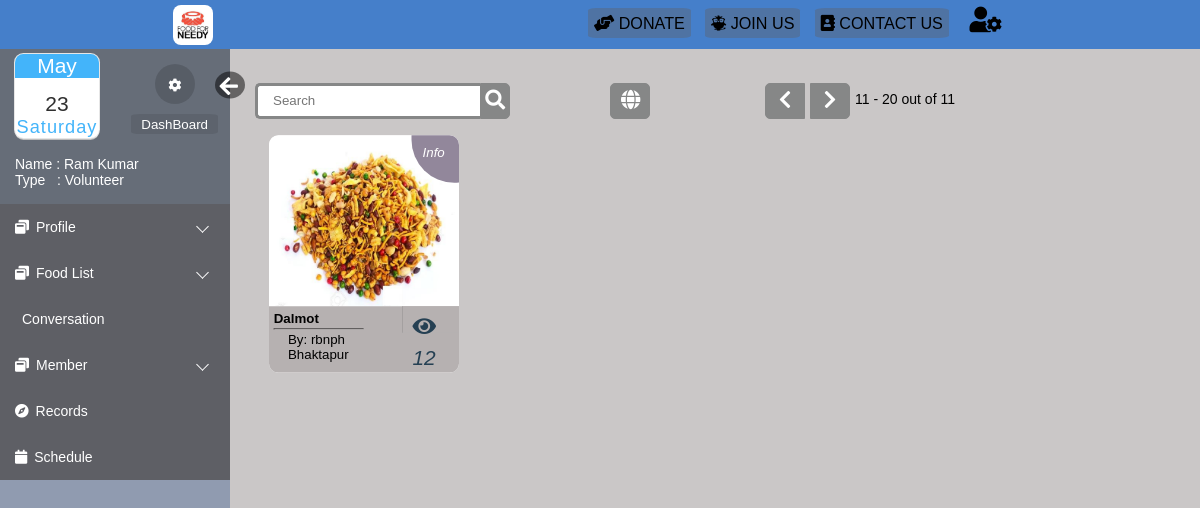
Before: /html/index.php?pos=10 (signed in) with the older database file.
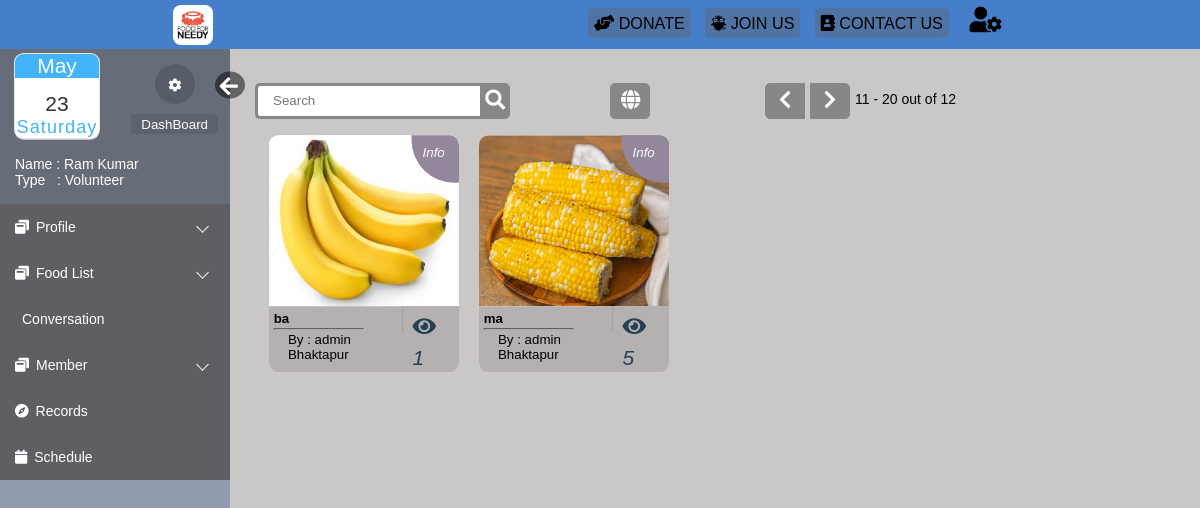
After: the same page with the newer database file.
### tables this page shows
CREATE TABLE `food` (
  `food_id` int(10) UNSIGNED NOT NULL,
  `updated_by` int(6) NOT NULL,
  `pic` varchar(255) DEFAULT NULL,
  `name` varchar(20) NOT NULL,
  `location` varchar(30) DEFAULT NULL,
  `created_at` timestamp NOT NULL DEFAULT current_timestamp(),
  `updated_at` datetime DEFAULT NULL ON UPDATE current_timestamp(),
  `verified` tinyint(1) NOT NULL DEFAULT 1,
  `verifiedby_id` int(6) NOT NULL DEFAULT 0 COMMENT 'Verified By',
  `remark` varchar(50) DEFAULT NULL,
  `status` tinyint(4) DEFAULT 1,
  `quantity` varchar(10) DEFAULT NULL,
  `ExpDate` timestamp NULL DEFAULT NULL,
  `Description` varchar(50) NOT NULL,
  `type` varchar(30) NOT NULL,
  `served` int(5) DEFAULT NULL
);

CREATE TABLE `register` (
  `reg_id` int(10) UNSIGNED NOT NULL,
  `username` varchar(20) NOT NULL,
  `pic` varchar(255) DEFAULT NULL,
  `user_type` varchar(20) DEFAULT NULL,
  `firstname` varchar(20) NOT NULL,
  `lastname` varchar(20) NOT NULL,
  `email` varchar(40) DEFAULT NULL,
  `location` varchar(30) DEFAULT NULL,
  `contact` text DEFAULT NULL COMMENT 'Contact No',
  `dob` date DEFAULT NULL,
  `created_at` timestamp NOT NULL DEFAULT current_timestamp(),
  `updated_at` datetime DEFAULT NULL ON UPDATE current_timestamp(),
  `password` varchar(40) NOT NULL,
  `secret_key` varchar(6) DEFAULT NULL,
  `verified` tinyint(1) NOT NULL DEFAULT 0,
  `verifiedby_id` int(6) NOT NULL DEFAULT 0 COMMENT 'Verified By',
  `remark` varchar(50) DEFAULT NULL,
  `status` tinyint(4) DEFAULT 1,
  `code` varchar(10) DEFAULT NULL
);

### html/index.php (the view, shortened to what this page needs)
<?php
$admin = false;
$search=1;
$searchEmail=1;
$pos=@$_GET['pos'];
?>
<!DOCTYPE html>
<html lang="en">
<head>
    <link rel="stylesheet" href="css/index.css">
    <link rel="stylesheet" href="css/loginindex.css">
    <link rel="stylesheet" href="css/editprofile.css">
    <link rel="stylesheet" href="css/indexsearch.css">
    <link rel="stylesheet" href="https://use.fontawesome.com/releases/v5.3.1/css/all.css">
    <link rel="stylesheet" href="css/card.css">
    <link rel="stylesheet" href="css/datetime.css">
</head>
<body>
    <div class="navbar">
        <div class="nav0">
            <a href="../index.php"><img src="files/mainlogo.jpg" style="border-radius: 20%;" width="40px" alt="Food for Needy">&nbsp;</a>
        </div>
        <div class="navbar1">
            <div class="nav3">&nbsp;&nbsp;&nbsp;<i class="fa fa-user-cog fa-2x" aria-hidden="true"></i>
            </div>
            <div class="nav4">&nbsp&nbsp&nbsp&nbsp<a href=""><span style="font-family:sans-serif"><i class="fas fa-address-book"></i> CONTACT US</span></a></div>
            <div class="nav2">&nbsp&nbsp&nbsp&nbsp<a href="login.php"><span style="font-family:sans-serif"><i class="fab fa-earlybirds"></i> JOIN US</span></a></div>
            <div class="nav1"><a href=""><span style="font-family:sans-serif"><i class="fas fa-hands-helping"></i> DONATE</span></a></div>
        </div>
    </div>
    <div class="body_wrapper">
        <form action="index.php" method="POST">
            <div class="wrap">
            <div class="search">
                <input type="text" style="color:black" class="searchTerm" placeholder="Search" name="search" required="required">
                <button type="submit" name="searchsubmit" class="searchButton">
                 <i class="fa fa-search"></i>
                 </button>
                 <a class="globe" href="index.php?pos=9999"><i class="fa fa-globe"></i></a>
              <div class="navi">
                  <?php
                          $sql = "SELECT * from `food`";
                            require_once("DBConnect.php");
                            $resulttotal = $conn-> query($sql);
                            $total = mysqli_num_rows($resulttotal);?>
              <?php if($pos>0){?>
              <a class="navileft" href="index.php?pos=<?php echo $pos-10;?>"><i class="fa fa-chevron-left"></i></a>
              <?php }else { ?>
              <a class="navileft"><i class="fa fa-chevron-left"></i></a>
              <?php } if(($pos+10)<$total){ ?>
              <a class="naviright" href="index.php?pos=<?php echo $pos+10;?>"><i class="fa fa-chevron-right"></i></a>
              <?php } else { ?>
                <a class="naviright"><i class="fa fa-chevron-right"></i></a>
              <?php } ?>
              <p style="margin:8px 0 0 5px"><?php echo ($pos+1)." - ".($pos+10);?> out of <?php echo $total?></p>
                                        </div>
            </div>
        </div>
        </form>
        <div class="cards">
    <?php
        if($pos==null){$pos=0;
            $pos10=$pos+10;}else{
                $pos10=10;
            }
             $sql = "SELECT * from `food` WHERE 1 Limit $pos, $pos10";
             require_once("DBConnect.php");
             $result = $conn-> query($sql);
	if($result-> num_rows >0 && $search==1){
		while($row = $result-> fetch_assoc()){
            $ids=$row["updated_by"];
            if($ids==0 || $ids==1 || $ids==2){$admin=true;}else{
            $sql1="SELECT * from `register` where `reg_id`='$ids'";
            $result1 = mysqli_query($conn, $sql1);
            $row1 = mysqli_fetch_assoc($result1);
            }
            ?>
            <div class="wrapper">
                <div class="container">
                    <div class="top">
                      <?php  $filepath="files/".$row["pic"];?>
                        <img src="<?php echo $filepath; ?>" >
                    </div>
                    <div class="bottom">
                        <div class="left">
                            <div class="details">
                                <p style="font-weight:bold"><?php echo $row["name"];?></p>
                                <hr class="blackLin">
                                <?php if($admin==true){echo "By : admin";}else{ echo " By: ".$row1["username"];}?><br>
                                <?php echo $row["location"];?>
                            </div>
                            <div class="buy"><a href="viewfood.php?foodid=<?= $row['food_id'];?>"><i class="fa fa-eye" aria-hidden="true"></i></a>
                            <i><?php echo $row["quantity"];?></i>
                        </div>
                        </div>
                    </div>
                </div>
                <div class="inside">
                    <div class="icon"><i class="material-icons">&nbsp&nbsp&nbspInfo</i></div>
                </div>
            </div>
        <?php      }}else if($search==0) {
            if($searchEmail==0){
                    $search=@$_GET['name'];
            }else{
                    $search=$_POST['search'];
                }
             $sql = "SELECT * from food where `name`='$search'";
             require_once("DBConnect.php");
             $result = $conn-> query($sql);
             if($result-> num_rows >0 && $search==0){
                while($row = $result-> fetch_assoc()){
                    $ids=$row["updated_by"];
                    if($ids==0 || $ids==1 || $ids==2){$admin=true;}else{
             $sql1="SELECT * from `register` where `reg_id`='$ids'";
             $result1 = mysqli_query($conn, $sql1);
             $row1 = mysqli_fetch_assoc($result1);
                    }
                    ?>
                    <div class="wrapper">
                        <div class="container">
                            <div class="top">
                              <?php  $filepath="files/".$row["pic"];?>
                                <img src="<?php echo $filepath; ?>" >
                            </div>
                            <div class="bottom">
                                <div class="left">
                                <div class="details">
                                <p><span style="font-weight:bold"><?php echo $row["name"];?></span></br>
                                 <?php if($admin==true){echo "By : admin";}else{ echo " By: ".$row1["username"];}?><br>
                                <?php echo $row["location"];?></p>
                            </div>
                                    <div class="buy"><a href="viewfood.php?foodid=<?= $row['food_id'];?>"><i class="fa fa-eye" aria-hidden="true"></i></a>
                                    <i><?php echo $row["quantity"];?></i>
                                </div>
                                </div>
                                <!-- <div class="right">
                                    <div class="done"><i class="material-icons">done</i></div>
                                    <div class="remove"><i class="material-icons">clear</i></div>
                                </div> -->
                            </div>
                        </div>
                        <div class="inside">
                            <div class="icon"><i class="material-icons">&nbsp&nbsp&nbsp&nbsp&nbspMore &nbsp&nbsp&nbsp&nbsp&nbspInfo</i></div>
                            <div class="contents">
                                <table>
                                    <tr>
                                        <th><?php echo $row["location"];?></th>
                                    </tr>
                                    <tr>
                                        <th><?php echo $row["type"];?></th>
                                    </tr>
                                    <tr>
                                        <td><?php echo $row["Description"];?></td>
                                    </tr>
                                    <tr>
                                        <td><?php echo $row["ExpDate"];?></td>
                                    </tr>
                                </table>
                            </div>
                        </div>
                    </div>
                <?php      }}
        }else{
            ?><h1>&nbsp&nbsp&nbsp&nbsp&nbsp&nbsp&nbsp&nbsp&nbsp&nbspYou have reached the End.</h1>
      <?php  }       ?>
        </div>
    </div>
</body>
</html>

### html/css/index.css (style rules this page uses)
*, *::after, *::before { padding: 0px; margin: 0px; box-sizing: border-box; }
body { font-family: "Quicksand", "SolaimanLipi", sans-serif; font-size: 14px; }
hr.blackLin { border-color: #ada9a9; margin-top: 2px; margin-bottom: 2px; margin-left: -15px; }
.body_wrapper { width: 100%; height: 100%; background: #cac7c7; overflow: hidden; }
.sidemenu { float: left; width: 230px; height: calc(100vh - 10px); background: #909bb0; scrollbar-width: none; }
.sidemenu>ul { background: #666d78; }
.sidemenu>ul>li>a { display: block; position: relative; color: #fff; text-decoration: none; padding: 15px; background: rgba(87, 83, 83, 0.5); }
.sidemenu>ul>li>a>span { margin-right: 7px; }
.sidemenu>ul>.dropdown>a { position: relative; display: block; }
.sidemenu>ul>.dropdown>a::after { content: ""; position: absolute; top: 40%; right: 10%; display: block; height: 9px; width: 9px; border-left: 1px solid #fff; border-bottom: 1px solid #fff; transition: 0.5s; transform: rotate(-45deg); }

### html/css/loginindex.css (style rules this page uses)
* { margin: 0; padding: 0; font-family: sans-serif; list-style: none; text-decoration: none; }
.navbar { display: flex; flex-direction: row; flex-wrap: wrap-reverse; font-size: 1.1rem; justify-content: space-around; background: #457fca; padding-top: 8px; }
.navbar1 { display: flex; flex-direction: row-reverse; flex-wrap: wrap-reverse; font-size: 1.1rem; }
.navbar a { text-decoration: none; color: black; border-radius: 8%; font-size: 1.01rem; font-family: 'Franklin Gothic Medium', 'Arial Narrow', Arial, sans-serif; padding: 6px; }
.navbar .nav1 a, .navbar .nav2 a, .navbar .nav4 a { background-color: rgba(107, 81, 57, 0.271); }
.navbar>div { margin-left: -20px; margin-right: 1%; margin-top: 6px; text-align: center; font-size: 0.8rem; z-index: 999; }
.navbar .nav3 { margin-left: 10px; margin-top: -7px; cursor: pointer; position: relative; z-index: 3; }
.navbar .nav0 { margin-top: -3px; cursor: pointer; position: relative; z-index: 3; }
.me #hide, .me #show { position: absolute; transform: scale(1.5); right: -60px; bottom: 95px; width: 20px; padding-top: 2px; padding-left: 3px; color: #FFF; border-radius: 0%; border-style: initial; border-radius: 50%; background: rgba(0, 0, 0, 0.5); }
#mySidebar { transition: 0.4s; }

### html/css/editprofile.css (style rules this page uses)
.sidemenu { float: left; }
.me { position: relative; width: calc(100% - 50px); height: 140px; padding: 15px 25px; margin-bottom: 15px; }
.me .setting { position: absolute; right: -15px; bottom: 85px; width: 40px; height: 40px; padding-top: 2px; color: #FFF; border-radius: 100%; border-style: none; background: rgba(0, 0, 0, 0.15); }
.me .setting a, .me .cloud a { color: #fff; }
.me .cloud { position: absolute; right: -38px; bottom: 55px; height: 20px; color: #FFF; border-style: none; border-radius: 10%; background: rgba(0, 0, 0, 0.09); }
.me .cloud a { padding: 15px 10px 15px 10px; }
.me .myinfo { position: absolute; left: 40px; bottom: 1px; font-size: 14px; color: #FFF; }
.myinfo .name { margin: 0 0 0 -25px; }

### html/css/indexsearch.css (style rules this page uses)
.search, .navi { width: 95%; position: relative; display: flex; margin-left: 15px; }
.searchTerm { width: 40%; border: 3px solid rgb(134, 135, 135); border-right: none; padding: 15px; height: 20px; border-radius: 5px 0 0 5px; outline: none; color: #9DBFAF; }
.searchButton { width: 50px; height: 36px; border: 1px solid rgb(134, 135, 135); background: rgb(134, 135, 135); text-align: center; color: #fff; border-radius: 0 5px 5px 0; cursor: pointer; font-size: 20px; }
.naviright { margin-left: 5px; padding-top: 5px; width: 40px; height: 36px; border: 1px solid rgb(134, 135, 135); background: rgb(134, 135, 135); text-align: center; color: #fff; border-radius: 0 5px 5px 0; cursor: pointer; font-size: 20px; }
.navileft { padding-top: 5px; width: 40px; height: 36px; margin-left: 100px; border: 1px solid rgb(134, 135, 135); background: rgb(134, 135, 135); text-align: center; color: #fff; border-radius: 5px 0 0 5px; cursor: pointer; font-size: 20px; }
.globe { padding-top: 5px; padding-left: 10px; padding-right: 10px; width: 40px; height: 36px; margin-left: 100px; border: 1px solid rgb(134, 135, 135); background: rgb(134, 135, 135); text-align: center; color: #fff; border-radius: 5px 5px 5px 5px; cursor: pointer; font-size: 20px; }
.wrap { width: 80%; position: absolute; top: 12%; left: 60%; transform: translate(-50%, -50%); }

Changed rows visible on the page:
no longer on this page (row unchanged): food: pic (picture), name "Dalmot", register.username "rbnph", location "Bhaktapur", quantity "12"
added food: pic (picture), name "ba", updated_by "By : admin", location "Bhaktapur", quantity "1"
added food: pic (picture), name "ma", updated_by "By : admin", location "Bhaktapur", quantity "5"
Other visible differences:
$total: "11" → "12"
